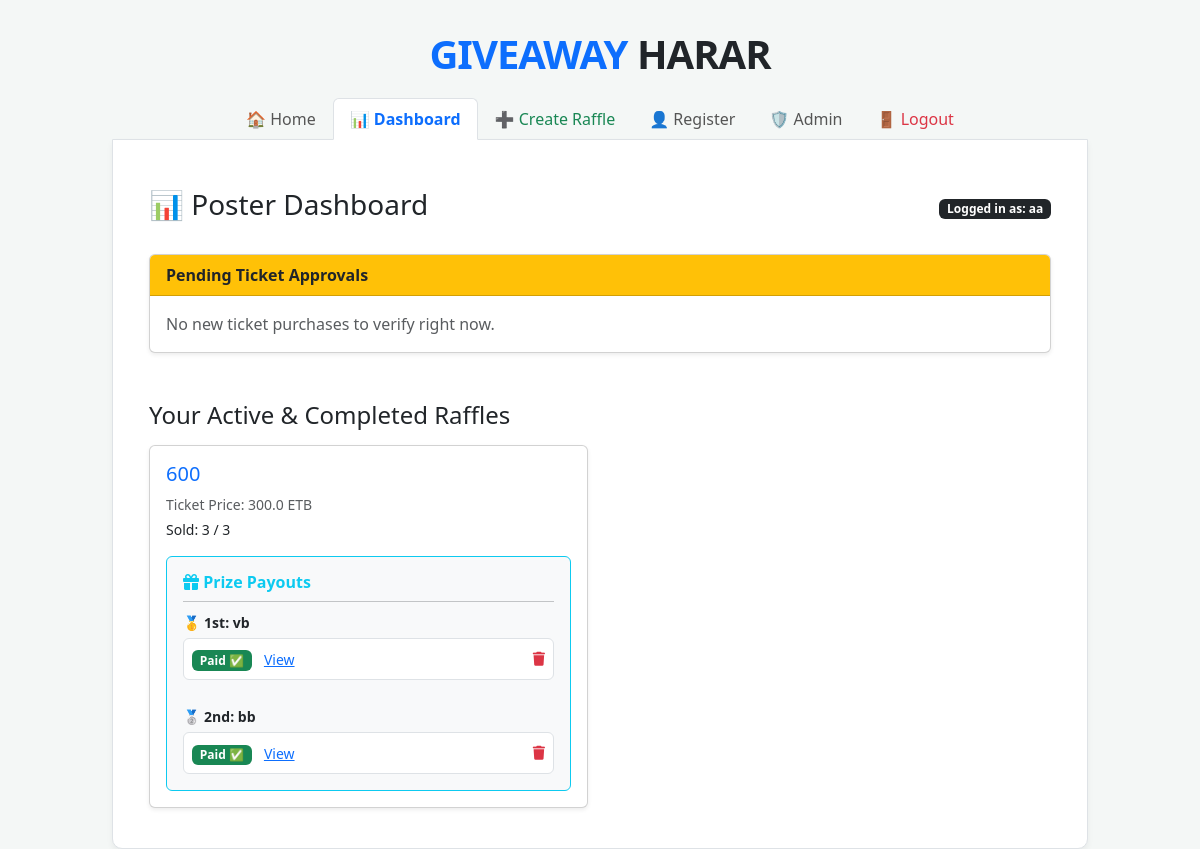
Page /poster-dashboard (signed in) on the committed database.
### app.py (models this page shows)
class User(db.Model):
    id = db.Column(db.Integer, primary_key=True)
    full_name = db.Column(db.String(100))
    phone_number = db.Column(db.String(20)) # Added this
    password = db.Column(db.String(200))     # Added this
    payment_company = db.Column(db.String(50))
    account_number = db.Column(db.String(50))
    sub_type = db.Column(db.String(20))
    receipt_image = db.Column(db.String(200))
    role = db.Column(db.String(20), default='poster')
    is_approved = db.Column(db.Boolean, default=False)
    approval_date = db.Column(db.DateTime)   # When they were verified
    expiry_date = db.Column(db.DateTime)     # When they lose access

class Post(db.Model):
    __tablename__ = 'post'
    id = db.Column(db.Integer, primary_key=True)
    raffle_name = db.Column(db.String(100), nullable=False)
    raffle_value = db.Column(db.Float, nullable=False)
    total_raffles = db.Column(db.Integer, nullable=False)
    payment_method = db.Column(db.String(100), nullable=False)
    prize_1 = db.Column(db.Float, nullable=False)
    prize_2 = db.Column(db.Float, nullable=True)
    user_id = db.Column(db.Integer, db.ForeignKey('user.id'), nullable=False)
    created_at = db.Column(db.DateTime, default=datetime.utcnow)
    draw_start_time = db.Column(db.DateTime) # Time when the last ticket was sold
    tickets = db.relationship('Ticket',
                               back_populates='parent_raffle',
                               foreign_keys='Ticket.raffle_id')
    winner_id = db.Column(db.Integer, db.ForeignKey('ticket.id'))
    winner_2_id = db.Column(db.Integer, db.ForeignKey('ticket.id')) # New field
    winner = db.relationship('Ticket', foreign_keys=[winner_id])
    winner_2 = db.relationship('Ticket', foreign_keys=[winner_2_id]) # New relationship
    winner_payment_proof = db.Column(db.String(255), nullable=True)   # For 1st place
    winner_2_payment_proof = db.Column(db.String(255), nullable=True) # For 2nd place
    messages = db.relationship('Message', backref='raffle', lazy=True, cascade="all, delete-orphan")
    organizer = db.relationship('User', backref='my_raffles_list')
    user = db.relationship('User', backref='my_raffles')

class Ticket(db.Model):
    __tablename__ = 'ticket'
    id = db.Column(db.Integer, primary_key=True)
    raffle_id = db.Column(db.Integer, db.ForeignKey('post.id'))
    parent_raffle = db.relationship('Post',
                                     back_populates='tickets',
                                     foreign_keys=[raffle_id])
    number_selected = db.Column(db.Integer)
    buyer_name = db.Column(db.String(100))
    buyer_phone = db.Column(db.String(20))
    payment_screenshot = db.Column(db.String(100))
    is_confirmed = db.Column(db.Boolean, default=False) # Poster clicks this

### app.py (the view)
@app.route('/poster-dashboard')
def poster_dashboard():
    user_id = session.get('user_id')
    if not user_id:
        return redirect(url_for('login'))
    user = db.session.get(User, user_id)
    tickets = Ticket.query.join(Post, Ticket.raffle_id == Post.id).filter(
        Post.user_id == user_id,
        Ticket.is_confirmed == False
    ).all()
    my_raffles = Post.query.filter_by(user_id=user_id).all()
    return render_template('poster_dash.html', user=user, tickets=tickets, my_raffles=my_raffles)

### templates/poster_dash.html (shortened to what this page needs)
{% extends 'base.html' %}
{% block content %}
<div class="container mt-4">
    <div class="d-flex justify-content-between align-items-center mb-4">
        <h3>📊 Poster Dashboard</h3>
        <span class="badge bg-dark">Logged in as: {{ user.full_name }}</span>
    </div>
    <div class="card shadow-sm mb-5">
        <div class="card-header bg-warning text-dark fw-bold">
            Pending Ticket Approvals
        </div>
        <div class="card-body">
            {% if tickets %}
            <div class="table-responsive">
                <table class="table table-hover align-middle">
                    <thead>
                        <tr>
                            <th>Raffle</th>
                            <th>No. Selected</th>
                            <th>Buyer Name</th>
                            <th>Phone</th>
                            <th>Receipt</th>
                            <th>Action</th>
                        </tr>
                    </thead>
                    <tbody>
                        {% for t in tickets %}
                        <tr>
                            <td>{{ t.parent_raffle.raffle_name }}</td>
                            <td><span class="badge bg-primary fs-6">{{ t.number_selected }}</span></td>
                            <td>{{ t.buyer_name }}</td>
                            <td>{{ t.buyer_phone }}</td>
                            <td>
                                <a href="{{ url_for('static', filename='uploads/' + t.payment_screenshot) }}" target="_blank">
                                    <img src="{{ url_for('static', filename='uploads/' + t.payment_screenshot) }}" width="60" class="rounded border">
                                </a>
                            </td>
                            <td>
                               <div class="btn-group">
                                    <a href="/confirm-ticket/{{ t.id }}" class="btn btn-success btn-sm">✅ Confirm</a>
                                    <button type="button" class="btn btn-danger btn-sm" onclick="confirmReject({{ t.id }}, {{ t.number_selected }})">❌ Reject</button>
                               </div>
                            </td>
                        </tr>
                        {% endfor %}
                    </tbody>
                </table>
            </div>
            {% else %}
                <p class="text-muted mb-0">No new ticket purchases to verify right now.</p>
            {% endif %}
        </div>
    </div>
    <h4 class="mb-3">Your Active & Completed Raffles</h4>
    <div class="row">
        {% for r in my_raffles %}
        <div class="col-md-6 mb-3">
            <div class="card h-100 shadow-sm">
                <div class="card-body">
                    <h5 class="card-title text-primary">{{ r.raffle_name }}</h5>
                    <p class="mb-1 text-muted small">Ticket Price: {{ r.raffle_value }} ETB</p>
                    <small class="d-block mb-3">Sold: {{ r.tickets|length }} / {{ r.total_raffles }}</small>
                    {% if r.winner_id %}
                    <div class="mt-3 p-3 bg-light rounded border border-info">
                        <h6 class="fw-bold text-info"><i class="fas fa-gift"></i> Prize Payouts</h6>
                        <hr class="my-2">
                        <div class="mb-4">
                            <label class="small fw-bold">🥇 1st: {{ r.winner.buyer_name }}</label>
                            {% if r.winner_payment_proof %}
                                <div class="d-flex align-items-center justify-content-between bg-white p-2 border rounded mt-1">
                                    <div>
                                        <span class="badge bg-success">Paid ✅</span>
                                        <a href="{{ url_for('static', filename='uploads/' + r.winner_payment_proof) }}" target="_blank" class="ms-2 small">View</a>
                                    </div>
                                    <a href="/remove-payment-proof/{{ r.id }}/1" class="text-danger small ms-2" title="Remove & Re-upload"><i class="fas fa-trash"></i></a>
                                </div>
                            {% endif %}
                        </div>
                        {% if r.winner_2_id %}
                        <div>
                            <label class="small fw-bold">🥈 2nd: {{ r.winner_2.buyer_name }}</label>
                            {% if r.winner_2_payment_proof %}
                                <div class="d-flex align-items-center justify-content-between bg-white p-2 border rounded mt-1">
                                    <div>
                                        <span class="badge bg-success">Paid ✅</span>
                                        <a href="{{ url_for('static', filename='uploads/' + r.winner_2_payment_proof) }}" target="_blank" class="ms-2 small">View</a>
                                    </div>
                                    <a href="/remove-payment-proof/{{ r.id }}/2" class="text-danger small ms-2" title="Remove & Re-upload"><i class="fas fa-trash"></i></a>
                                </div>
                            {% endif %}
                        </div>
                        {% endif %}
                    </div>
                    {% else %}
                    <div class="mt-2">
                        <span class="badge bg-secondary">Drawing Pending</span>
                    </div>
                    {% endif %}
                </div>
            </div>
        </div>
        {% endfor %}
    </div>
</div>
{% endblock %}

### templates/base.html (style rules this page uses)
body { background-color: #f4f7f6; font-family: 'Segoe UI', Tahoma, Geneva, Verdana, sans-serif; }
.container { margin-top: 30px; max-width: 1000px; }

### rows in the picture
User: full_name "aa"
Post: raffle_name "600", raffle_value "300.0", tickets|length "3", total_raffles "3", winner.buyer_name "vb", winner_2.buyer_name "bb"
